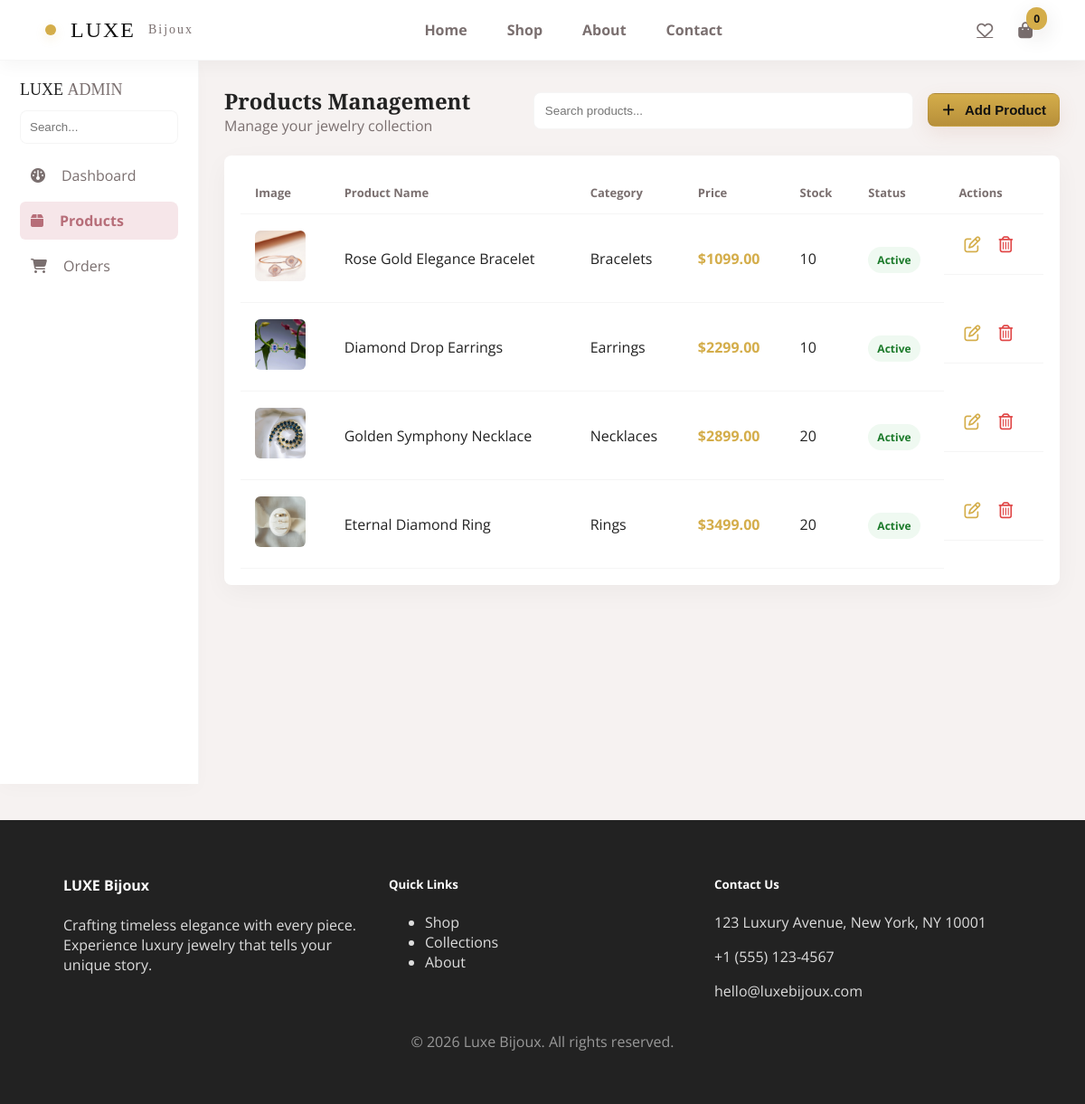
The app's page /admin-products/, older data.
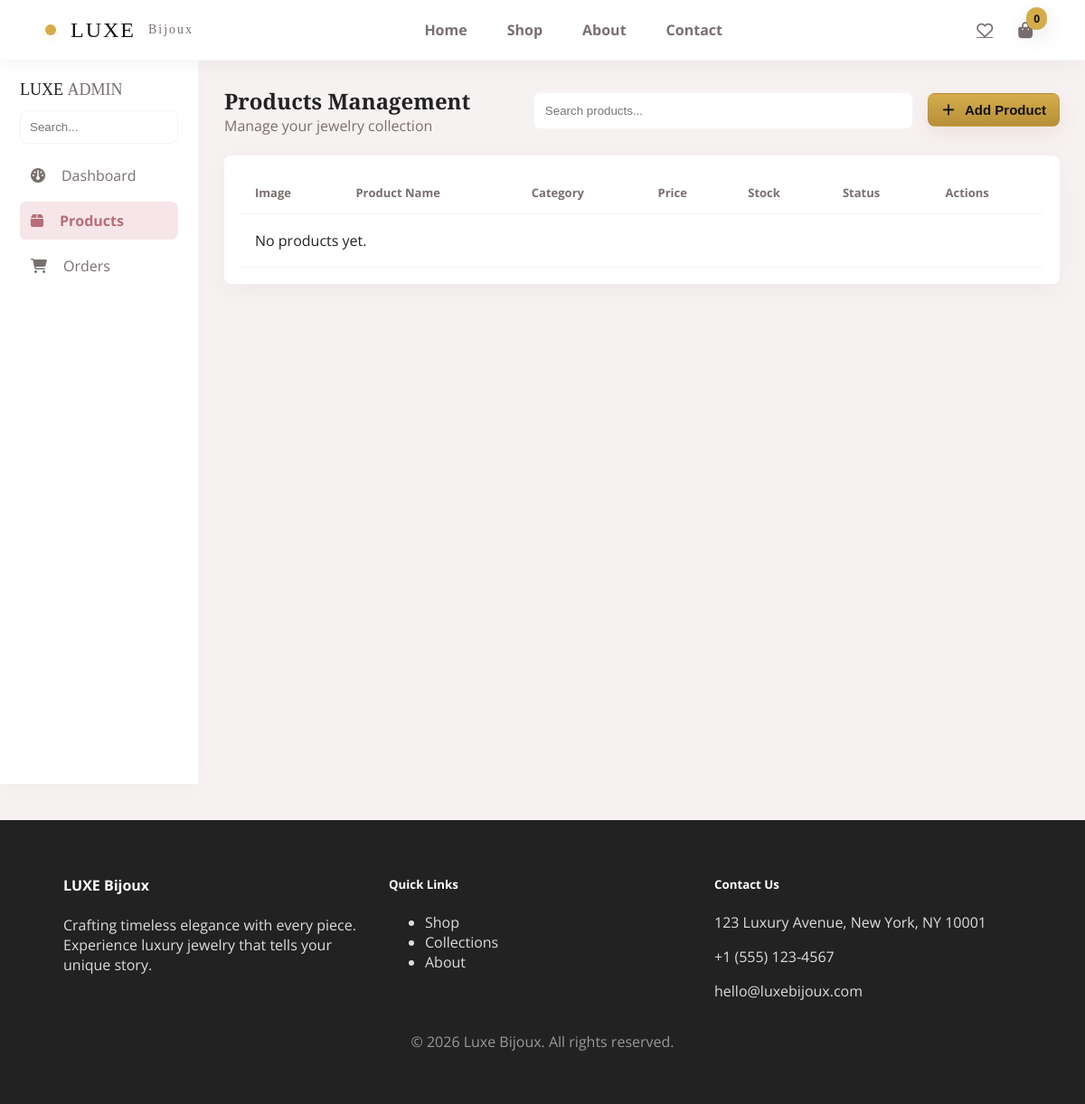
The same page, newer data.
### app1/models.py (models this page shows, shortened)
class Product(models.Model):
	name = models.CharField(max_length=200)
	description = models.TextField(blank=True)
	price = models.DecimalField(max_digits=10, decimal_places=2)
	stock = models.PositiveIntegerField(default=0)
	category = models.ForeignKey(Category, null=True, blank=True, on_delete=models.SET_NULL, related_name='products')
	image = _UploadField(upload_to='products/', null=True, blank=True)
	created_at = models.DateTimeField(auto_now_add=True)
	updated_at = models.DateTimeField(auto_now=True)
	class Meta:
		ordering = ['-created_at']

class Category(models.Model):
	name = models.CharField(max_length=100, unique=True)
	slug = models.SlugField(max_length=120, unique=True)
	class Meta:
		verbose_name_plural = 'categories'
	def __str__(self):
		return self.name

### app1/views.py (the view)
# urls.py: path('admin-products/', views.admin_products, name='admin-products'),
def admin_products(request):
	q = request.GET.get('q', '').strip()
	products = Product.objects.select_related('category').all()
	if q:
		from django.db.models import Q
		products = products.filter(Q(name__icontains=q) | Q(description__icontains=q) | Q(category__name__icontains=q))
	form = ProductForm()
	categories = Category.objects.all()
	return render(request, 'admin-products.html', {'products': products, 'form': form, 'categories': categories, 'q': q})

### app1/forms.py
class ProductForm(forms.ModelForm):
    class Meta:
        model = Product
        fields = ['name', 'description', 'price', 'stock', 'category', 'image']
        widgets = {
            'description': forms.Textarea(attrs={'rows': 4}),
        }

### app1/context_processors.py (called while the page is built)
def cart_item_count(request):
    cart = request.session.get('cart', {})
    total = 0
    try:
        if isinstance(cart, dict):
            for v in cart.values():
                try:
                    total += int(v)
                except Exception:
                    continue
    except Exception:
        total = 0
    return {'cart_item_count': total}

### templates/admin-products.html (shortened to what this page needs)
{% extends 'base.html' %}
{% block body_attrs %}class="admin-body"{% endblock %}
{% block content %}
<div class="admin-shell">
  <aside class="admin-sidebar">
    <div class="admin-brand">LUXE <span>ADMIN</span></div>
    <div class="admin-search"><input placeholder="Search..." aria-label="Search"></div>
    <nav class="admin-nav">
      <a href="{% url 'app1:admin-dashboard' %}"><i class="fa-solid fa-gauge"></i> Dashboard</a>
      <a class="active" href="{% url 'app1:admin-products' %}"><i class="fa-solid fa-box"></i> Products</a>
      <a href="{% url 'app1:admin-orders' %}"><i class="fa-solid fa-cart-shopping"></i> Orders</a>
    </nav>
    <div class="admin-sidebar-foot">
      <button class="btn btn-ghost">Dark Mode</button>
    </div>
  </aside>
  <main class="admin-main">
    <header class="admin-topbar">
      <div class="top-left">
        <h2>Products Management</h2>
        <p class="muted">Manage your jewelry collection</p>
      </div>
      <div class="top-right">
        <form method="get" action="" style="display:inline-block;margin-right:12px">
          <input name="q" placeholder="Search products..." aria-label="Search products" class="admin-search-input" value="{{ q|default:'' }}">
        </form>
        <button id="addProductBtn" class="btn btn-primary" style="display:inline-flex;align-items:center;gap:10px"><i class="fa-solid fa-plus"></i> Add Product</button>
      </div>
    </header>
    <section class="admin-content">
      <div class="admin-card products-card">
        <table class="products-table">
          <thead>
            <tr>
              <th>Image</th>
              <th>Product Name</th>
              <th>Category</th>
              <th>Price</th>
              <th>Stock</th>
              <th>Status</th>
              <th>Actions</th>
            </tr>
          </thead>
          <tbody>
            {% for p in products %}
            <tr>
              <td>{% if p.image %}<img src="{{ p.image.url }}" alt="{{ p.name }}" style="width:56px;height:56px;object-fit:cover;border-radius:6px">{% else %}<img src="https://via.placeholder.com/56" alt="">{% endif %}</td>
              <td>{{ p.name }}</td>
              <td>{% if p.category %}{{ p.category.name }}{% else %}-{% endif %}</td>
              <td class="price">${{ p.price }}</td>
              <td>{{ p.stock }}</td>
              <td>{% if p.stock > 0 %}<span class="status delivered">Active</span>{% else %}<span class="status cancelled">Out of Stock</span>{% endif %}</td>
              <td class="actions">
                <button type="button" class="icon-btn edit-btn"
                  data-edit-url="{% url 'app1:admin-product-edit' p.pk %}"
                  data-id="{{ p.pk }}"
                  data-name="{{ p.name|escapejs }}"
                  data-price="{{ p.price }}"
                  data-stock="{{ p.stock }}"
                  data-category="{% if p.category %}{{ p.category.pk }}{% endif %}"
                  data-category-name="{% if p.category %}{{ p.category.name|escapejs }}{% endif %}"
                  data-description="{{ p.description|escapejs }}"
                  data-image-url="{% if p.image %}{{ p.image.url }}{% endif %}"
                  title="Edit"><i class="fa-regular fa-pen-to-square"></i></button>
                <form method="post" action="{% url 'app1:admin-product-delete' p.pk %}" style="display:inline">{% csrf_token %}<button class="icon-btn" title="Delete"><i class="fa-regular fa-trash-can"></i></button></form>
              </td>
            </tr>
            {% empty %}
            <tr><td colspan="7">No products yet.</td></tr>
            {% endfor %}
          </tbody>
        </table>
      </div>
    </section>
  </main>
</div>
{% endblock %}

Row changes from the older to the newer data that the page shows:
removed Product: image (picture), name "Rose Gold Elegance Bracelet", category.name "Bracelets", price "1099.00", stock "10", shows "Active"
removed Product: image (picture), name "Diamond Drop Earrings", category.name "Earrings", price "2299.00", stock "10", shows "Active"
removed Product: image (picture), name "Golden Symphony Necklace", category.name "Necklaces", price "2899.00", stock "20", shows "Active"
removed Product: image (picture), name "Eternal Diamond Ring", category.name "Rings", price "3499.00", stock "20", shows "Active"
Text that changed along with them:
text now shown: "No products yet."
